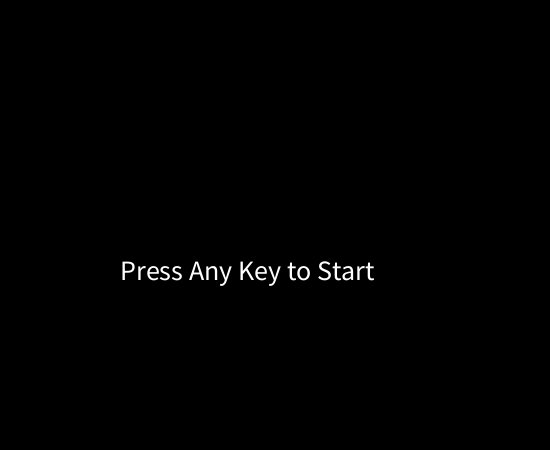
Frame 1 (no input)
Frame 60 (the mouse pressed at the canvas centre just before this capture): identical to frame 1, image omitted
Frame 120 (the mouse held since frame 60 and released just before this capture): identical to frame 1, image omitted

The Processing sketch that drew this single still picture (run headless with seeded random() and noise(); from frame 60 on, the mouse is pressed at the canvas centre):

// Processing sketch: tetris_help
// ── tetris_help.pde
//valores default del juego
int w = 10; //celdas de ancho
int h = 20; // celdas de alto
int q = 20; //tamaño de bloque alto*ancho
int delayTime;//tiempo retraso entre movimientos
int currentTime; //tiempo actual
int r = 0;//rotacion de la pieza
int level = 1;//nivel del juego
int clearLines = 0;//puntaje
int ancho = 550;
int alto = 450;
//propiedades del texto a mostrar para usuario
int txtSize = 20;
int textColor = color(250, 255, 3);
//estado del juego, game over o gome on
boolean gameOver = false;
boolean gameOn = false;
//inicializa todos los objetos
Grid grid;
Piece piece;
Piece nextPiece;
Pieces pieces;
Score score;

void setup()
{
  size(550, 450);
  textSize(28);
}

void initialize() {
  level = 1;
  clearLines = 0;
  delayTime = 999;
  currentTime = millis();
  score = new Score();
  grid = new Grid();
  pieces = new Pieces();
  piece = new Piece(-1);
  nextPiece = new Piece(-1);
}

void draw()
{
  background(0);
  if (grid != null) {//mientras que grid no sea nulo
    grid.drawGrid();
    int now = millis();
    //si gameOn pasa a ser true, establece el tiempo de ejecucion a n, empezar de nuevo
    if (gameOn) {
      if (now - currentTime > delayTime) {
        currentTime = now;
        piece.oneStepDown();
      }
    }
    piece.display(false);
    score.display();
  }
  //dibuja el cuadro de dialogo cuando pierde
  if (gameOver) {
    text("Game Over!", 120, 220);
  }
  //cuadro de dialogo para empezar el juego
  if (!gameOn) {
    text("Press Any Key to Start", 120, 280);
  }
}
//se encarga de mostrar la siguiente pieza en UI
void goToNextPiece() {
  piece = new Piece(nextPiece.type);
  nextPiece = new Piece(-1);
  r = 0;
}
//permite aumentar la dificultad = mas rapido
void goToNextLevel() {
  score.addLevelPoints();
  level = 1 + int(clearLines / 10);
  delayTime *= .5;//disminuye el tiempo para mover pieza, 50%
}
//funcion que detecta la tecla oprimida
void keyPressed() {
  if (key == CODED && gameOn) {
    switch(keyCode) {
    case LEFT:
    case RIGHT:
    case DOWN:
    case UP:
    case SHIFT:
      piece.inputKey(keyCode);
      break;
    }
  } else if (keyPressed) {
    if (!gameOn) {
      initialize();
      gameOver = false;
      gameOn = true;
    }
  } 
}
//tetrominos
class Pieces {
  int[][][][] pos = new int [7][4][4][2];
  Pieces() {
    //T, pieza 0
    pos[0][0][0][0] = -1;//piece 0, rotation 0, point nb 0, x
    pos[0][0][0][1] = 0;// piece 0, rotation 0, point nb 0, y
    pos[0][0][1][0] = 0;
    pos[0][0][1][1] = 0;
    pos[0][0][2][0] = 1;
    pos[0][0][2][1] = 0;
    pos[0][0][3][0] = 0;
    pos[0][0][3][1] = 1;

    pos[0][1][0][0] = 0;
    pos[0][1][0][1] = 0;
    pos[0][1][1][0] = 1;
    pos[0][1][1][1] = 0;
    pos[0][1][2][0] = 0;
    pos[0][1][2][1] = -1;
    pos[0][1][3][0] = 0;
    pos[0][1][3][1] = 1;

    pos[0][2][0][0] = -1;
    pos[0][2][0][1] = 0;
    pos[0][2][1][0] = 0;
    pos[0][2][1][1] = 0;
    pos[0][2][2][0] = 1;
    pos[0][2][2][1] = 0;
    pos[0][2][3][0] = 0;
    pos[0][2][3][1] = -1;

    pos[0][3][0][0] = -1;
    pos[0][3][0][1] = 0;
    pos[0][3][1][0] = 0;
    pos[0][3][1][1] = 0;
    pos[0][3][2][0] = 0;
    pos[0][3][2][1] = -1;
    pos[0][3][3][0] = 0;
    pos[0][3][3][1] = 1;

    //Z, pieza 1
    pos[1][0][0][0] = pos[1][2][0][0] = -1;//piece 1, rotation 0, point nb 0, x
    pos[1][0][0][1] = pos[1][2][0][1] = 1;// piece 1, rotation 0, point nb 0, y
    pos[1][0][1][0] = pos[1][2][1][0] = 0;
    pos[1][0][1][1] = pos[1][2][1][1] = 1;
    pos[1][0][2][0] = pos[1][2][2][0] = 0;
    pos[1][0][2][1] = pos[1][2][2][1] = 0;
    pos[1][0][3][0] = pos[1][2][3][0] = 1;
    pos[1][0][3][1] = pos[1][2][3][1] = 0;

    pos[1][1][0][0] = pos[1][3][0][0] = -1;
    pos[1][1][0][1] = pos[1][3][0][1] = 0;
    pos[1][1][1][0] = pos[1][3][1][0] = 0;
    pos[1][1][1][1] = pos[1][3][1][1] = 0;
    pos[1][1][2][0] = pos[1][3][2][0] = -1;
    pos[1][1][2][1] = pos[1][3][2][1] = -1;
    pos[1][1][3][0] = pos[1][3][3][0] = 0;
    pos[1][1][3][1] = pos[1][3][3][1] = 1;

    //S, pieza 2
    pos[2][0][0][0] = pos[2][2][0][0] = 0;//piece 2, rotation 0 and 2, point nb 0, x
    pos[2][0][0][1] = pos[2][2][0][1] = 1;//piece 2, rotation 0 and 2, point nb 0, y
    pos[2][0][1][0] = pos[2][2][1][0] = 1;
    pos[2][0][1][1] = pos[2][2][1][1] = 1;
    pos[2][0][2][0] = pos[2][2][2][0] = -1;
    pos[2][0][2][1] = pos[2][2][2][1] = 0;
    pos[2][0][3][0] = pos[2][2][3][0] = 0;
    pos[2][0][3][1] = pos[2][2][3][1] = 0;

    pos[2][1][0][0] = pos[2][3][0][0] = 0;
    pos[2][1][0][1] = pos[2][3][0][1] = 0;
    pos[2][1][1][0] = pos[2][3][1][0] = 1;
    pos[2][1][1][1] = pos[2][3][1][1] = 0;
    pos[2][1][2][0] = pos[2][3][2][0] = 1;
    pos[2][1][2][1] = pos[2][3][2][1] = -1;
    pos[2][1][3][0] = pos[2][3][3][0] = 0;
    pos[2][1][3][1] = pos[2][3][3][1] = 1;

    //I, pieza 3
    pos[3][0][0][0] = pos[3][2][0][0] = 0;//piece 3, rotation 0 and 2, point nb 0, x
    pos[3][0][0][1] = pos[3][2][0][1] = -1;//piece 3, rotation 0 and 2, point nb 0, y
    pos[3][0][1][0] = pos[3][2][1][0] = 0;
    pos[3][0][1][1] = pos[3][2][1][1] = 0;
    pos[3][0][2][0] = pos[3][2][2][0] = 0;
    pos[3][0][2][1] = pos[3][2][2][1] = 1;
    pos[3][0][3][0] = pos[3][2][3][0] = 0;
    pos[3][0][3][1] = pos[3][2][3][1] = 2;

    pos[3][1][0][0] = pos[3][3][0][0] = -1;
    pos[3][1][0][1] = pos[3][3][0][1] = 0;
    pos[3][1][1][0] = pos[3][3][1][0] = 0;
    pos[3][1][1][1] = pos[3][3][1][1] = 0;
    pos[3][1][2][0] = pos[3][3][2][0] = 1;
    pos[3][1][2][1] = pos[3][3][2][1] = 0;
    pos[3][1][3][0] = pos[3][3][3][0] = 2;
    pos[3][1][3][1] = pos[3][3][3][1] = 0;

    //O, pieza 4
    pos[4][0][0][0] = pos[4][1][0][0] = pos[4][2][0][0] = pos[4][3][0][0] = 0;
    pos[4][0][0][1] = pos[4][1][0][1] = pos[4][2][0][1] = pos[4][3][0][1] = 0;
    pos[4][0][1][0] = pos[4][1][1][0] = pos[4][2][1][0] = pos[4][3][1][0] = 1;
    pos[4][0][1][1] = pos[4][1][1][1] = pos[4][2][1][1] = pos[4][3][1][1] = 0;
    pos[4][0][2][0] = pos[4][1][2][0] = pos[4][2][2][0] = pos[4][3][2][0] = 0;
    pos[4][0][2][1] = pos[4][1][2][1] = pos[4][2][2][1] = pos[4][3][2][1] = 1;
    pos[4][0][3][0] = pos[4][1][3][0] = pos[4][2][3][0] = pos[4][3][3][0] = 1;
    pos[4][0][3][1] = pos[4][1][3][1] = pos[4][2][3][1] = pos[4][3][3][1] = 1;

    //L, pieza 5
    pos[5][0][0][0] = 0;//piece 5, rotation 0, point nb 0, x
    pos[5][0][0][1] = 1;//piece 5, rotation 0, point nb 0, y
    pos[5][0][1][0] = 1;
    pos[5][0][1][1] = 1;
    pos[5][0][2][0] = 0;
    pos[5][0][2][1] = 0;
    pos[5][0][3][0] = 0;
    pos[5][0][3][1] = -1;

    pos[5][1][0][0] = 0;
    pos[5][1][0][1] = 0;
    pos[5][1][1][0] = 1;
    pos[5][1][1][1] = 0;
    pos[5][1][2][0] = 2;
    pos[5][1][2][1] = 0;
    pos[5][1][3][0] = 2;
    pos[5][1][3][1] = -1;

    pos[5][2][0][0] = 0;
    pos[5][2][0][1] = -1;
    pos[5][2][1][0] = 1;
    pos[5][2][1][1] = -1;
    pos[5][2][2][0] = 1;
    pos[5][2][2][1] = 0;
    pos[5][2][3][0] = 1;
    pos[5][2][3][1] = 1;

    pos[5][3][0][0] = 0;
    pos[5][3][0][1] = 0;
    pos[5][3][1][0] = 1;
    pos[5][3][1][1] = 0;
    pos[5][3][2][0] = 2;
    pos[5][3][2][1] = 0;
    pos[5][3][3][0] = 0;
    pos[5][3][3][1] = 1;

    //reverse L, pieza 6
    pos[6][0][0][0] = 0;//piece 6, rotation 0, point nb 0, x
    pos[6][0][0][1] = 1;//piece 6, rotation 0, point nb 0, y
    pos[6][0][1][0] = 1;
    pos[6][0][1][1] = 1;
    pos[6][0][2][0] = 1;
    pos[6][0][2][1] = 0;
    pos[6][0][3][0] = 1;
    pos[6][0][3][1] = -1;

    pos[6][1][0][0] = 0;
    pos[6][1][0][1] = 0;
    pos[6][1][1][0] = 1;
    pos[6][1][1][1] = 0;
    pos[6][1][2][0] = 2;
    pos[6][1][2][1] = 0;
    pos[6][1][3][0] = 2;
    pos[6][1][3][1] = 1;

    pos[6][2][0][0] = 0;
    pos[6][2][0][1] = -1;
    pos[6][2][1][0] = 1;
    pos[6][2][1][1] = -1;
    pos[6][2][2][0] = 0;
    pos[6][2][2][1] = 0;
    pos[6][2][3][0] = 0;
    pos[6][2][3][1] = 1;

    pos[6][3][0][0] = 0;
    pos[6][3][0][1] = 0;
    pos[6][3][1][0] = 1;
    pos[6][3][1][1] = 0;
    pos[6][3][2][0] = 2;
    pos[6][3][2][1] = 0;
    pos[6][3][3][0] = 0;
    pos[6][3][3][1] = -1;
  }
}
//creacion y forma de tetrominos
class Piece {
  final color[] colors = {//codigo de colores para las piezas, permite que cada tipo tenga su propio color
    color(#FA3232), 
    color(#3237FA),
    color(#74FA32), 
    color(#F6FA32), 
    color(#FA32E6), 
    color(#68BDF5), 
    color(#AE6BFC) 
  };
  //datos de ubicacion de la pieza, rotacion, posicion en x,y
  final int[][][] pos;
  int x = int(w/2);//coordenadas para empezar a dejar caer las piezas
  int y = 0;
  int type;//tipo de pieza
  int c;//color
  //randomiza la siguiente pieza
  Piece(int k) {
    type = k < 0 ? int(random(0, 7)) : k;
    c = colors[type];//asigna el color propio del tipo de pieza
    r = 0;//empieza con la posicion de rotacion 0, default
    pos = pieces.pos[type];
  }
  //posicion actual de la pieza
  void display(boolean still) {
    stroke(250);
    fill(c);
    pushMatrix();
    if (!still) {
      translate(160, 40);
      translate(x*q, y*q);
    }
    int rot = still ? 0 : r;//rotacion actual de la pieza
    for (int i = 0; i < 4; i++) {
      rect(pos[rot][i][0] * q, pos[rot][i][1] * q, 20, 20);
    }
    popMatrix();
  }
  //verifica si la pieza puede seguir bajando, bloqueo de fin de tablero
  void oneStepDown() {
    y += 1;
    if (!grid.pieceFits()) {
      piece.y -= 1;
      grid.addPieceToGrid();
    }
  }
  //verifica si pieza puede ir a la izquierda
  void oneStepLeft() {
    x -= 1;
    if (!grid.pieceFits()) {
      x+=1;
    }
  }
  //verifica si pieza puede ir a la derecha
  void oneStepRight() {
    x += 1;
    if (!grid.pieceFits()) {
      x -= 1;
    }
  }

  void goToBottom() {
    grid.setToBottom();
  }
  //almacena el valor de la tecla en k
  void inputKey(int k) {
    switch(k) {
    case LEFT:
      x --;
      if (grid.pieceFits()) {
      } else {
        x++;
      }
      break;
    case RIGHT:
      x ++;
      if (grid.pieceFits()) {
      } else {
        x--;
      }
      break;
    case DOWN:
      oneStepDown();
      break;
    case UP://da la rotacion a la pieza dentro de 4 opciones
      r = (r+1)%4;
      if (!grid.pieceFits()) {
        r = r-1 < 0 ? 3 : r-1;
      } else {
      }
      break;
    case SHIFT:
      goToBottom();
      break;
    }
  }
}
//clase donde se almacenan las funciones referentes al Grid
class Grid {
  int [][] cells = new int[w][h];
  //llena el arreglo de 0 (vacio)
  Grid() {
    for (int i = 0; i < w; i ++){
      for(int j = 0; j < h; j ++) {
        cells[i][j] = 0; //recorre y llena el arreglo de las celdas con 0
      }
    }
  }
  //funcion para comprobar si celda vacia (0)
  boolean isFree(int x, int y) {//x, y coordenadas de la celda. devuelve true o false, dependiendo de si la celda disponible
    if (x > -1 && x < w && y > -1 && y < h) {//condiciona que sea 0 y que x,y sean menores a las dimensiones de arreglo
      return cells[x][y] == 0;
    } else if (y < 0) {
      return true;
    }
    return false;
  }
  //funcion para verificar si la pieza puede bajar
  boolean pieceFits() {
    int x = piece.x;
    int y = piece.y;
    int[][][] pos = piece.pos;//crea matriz con coord. y rotacion de pieza
    boolean pieceOneStepDownOk = true;
    for (int i = 0; i < 4; i ++) {
      int tmpx = pos[r][i][0]+x;
      int tmpy = pos[r][i][1]+y;
      if (tmpy >= h || !isFree(tmpx, tmpy)) {//si la posicion en y >= alto o comparado con free es diferente, no deja bajar
        pieceOneStepDownOk = false;
        break;
      }
    }
    return pieceOneStepDownOk;
  }
  //dibujar pieza en malla
  void addPieceToGrid() {
    int x = piece.x;
    int y = piece.y;
    int[][][] pos = piece.pos;
    for (int i = 0; i < 4; i ++) {//almacena los datos de la posicion de la pieza en la malla, celdas
      if (pos[r][i][1]+y >= 0) {
        cells[pos[r][i][0]+x][pos[r][i][1]+y] = piece.c;
      } else {//si no se puede almacenar, game over
        gameOn = false;
        gameOver = true;
        return;
      }
    }
    score.addPiecePoints();
    checkFullLines();
    goToNextPiece();
    drawGrid();
  }
  //funcion que revisa si existen filas completas, != 0, y las elimina, agrega puntaje
  void checkFullLines() {
    int nb = 0;
    for (int j = 0; j < h; j ++) {//recorre y confirma si es true o false
      boolean fullLine = true;
      for (int i = 0; i < w; i++) {
        fullLine = cells[i][j] != 0;
        if (!fullLine) {
          break;
        }
      }
      if (fullLine) {//si fila esta completa
        nb++;
        for (int k = j; k > 0; k--) {
          for (int i = 0; i < w; i++) {
            cells[i][k] = cells[i][k-1];
          }
        }
        for (int i = 0; i < w; i++) {
          cells[i][0] = 0;
        }
      }
    }
    deleteLines(nb);
  }
  //suma puntaje, cuando cumple condicion sube nivel
  void deleteLines(int nb) {
    clearLines += nb;
    if (int(clearLines / 10) > level-1) {
      goToNextLevel();
    }
    score.addLinePoints(nb);
  }
  //bajar filas, si fila completa
  void setToBottom() {
    int j = 0;
    for (j = 0; j < h; j ++) {
      if (!pieceFits()) {
        break;
      } else {
        piece.y++;
      }
    }
    piece.y--;
    addPieceToGrid();
  }

  void drawGrid() {
    stroke(140);
    pushMatrix();
    translate(160, 40);
    for (int i = 0; i <= w; i ++) {
      line(i*q, 0, i*q, h*q);
    }
    for (int j = 0; j <= h; j ++) {
      line(0, j*q, w*q, j*q);
    }

    stroke(100);
    for (int i = 0; i < w; i ++) {
      for (int j = 0; j < h; j ++) {
        if (cells[i][j] != 0) {
          fill(cells[i][j]);
          rect(i*q, j*q, q, q);
        }
      }
    }
    popMatrix();
  }
}

//funciones del puntaje
class Score {
  int points = 0;
  //añade linea a conteo
  void addLinePoints(int nb) {
    if (nb == 4) {
      points += level * 10 * 20;
    } else {
      points += level * nb * 20;
    }
  }
  //añade puntaje pieza, cada pieza vale 5
  void addPiecePoints() {
    points += level * 5;
  }
  //nivel
  void addLevelPoints() {
    points += level * 100;
  }
  void display() {
    pushMatrix();
    translate(40, 60);

    //imprimir Puntaje
    fill(textColor);
    text("Score: ", 0, 0);
    fill(#FFFCFC);
    text(points, 0, txtSize*1.5);

    translate(400, 0);
    // imprimir siguiente pieza
    fill(textColor);
    text("Next: ", 0, 0);
    //ubicacion del cuadro en ventana
    translate(1.2*q, 1.5*q);
    nextPiece.display(true);
    popMatrix();
  }
}
